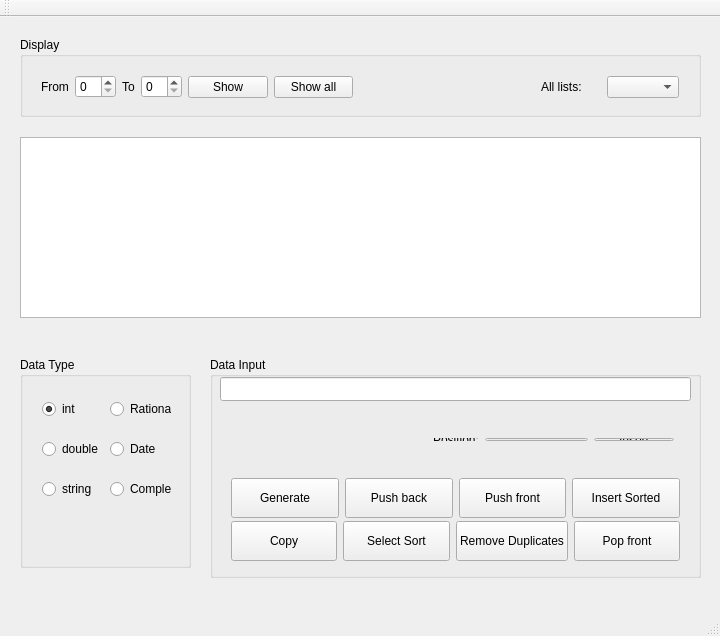
<?xml version="1.0" encoding="UTF-8"?>
<ui version="4.0">
 <class>MainWindow</class>
 <widget class="QMainWindow" name="MainWindow">
  <property name="geometry">
   <rect>
    <x>0</x>
    <y>0</y>
    <width>720</width>
    <height>636</height>
   </rect>
  </property>
  <property name="windowTitle">
   <string>MainWindow</string>
  </property>
  <widget class="QWidget" name="centralWidget">
   <widget class="QGroupBox" name="gb_datatype">
    <property name="geometry">
     <rect>
      <x>20</x>
      <y>340</y>
      <width>171</width>
      <height>211</height>
     </rect>
    </property>
    <property name="title">
     <string>Data Type</string>
    </property>
    <widget class="QWidget" name="layoutWidget">
     <property name="geometry">
      <rect>
       <x>11</x>
       <y>17</y>
       <width>151</width>
       <height>151</height>
      </rect>
     </property>
     <layout class="QGridLayout" name="gridLayout_2">
      <item row="0" column="0">
       <widget class="QRadioButton" name="rb_int">
        <property name="text">
         <string>int</string>
        </property>
        <property name="checked">
         <bool>true</bool>
        </property>
       </widget>
      </item>
      <item row="0" column="1">
       <widget class="QRadioButton" name="rb_rational">
        <property name="text">
         <string>Rational</string>
        </property>
       </widget>
      </item>
      <item row="1" column="0">
       <widget class="QRadioButton" name="rb_double">
        <property name="text">
         <string>double</string>
        </property>
       </widget>
      </item>
      <item row="1" column="1">
       <widget class="QRadioButton" name="rb_date">
        <property name="text">
         <string>Date</string>
        </property>
       </widget>
      </item>
      <item row="2" column="0">
       <widget class="QRadioButton" name="rb_string">
        <property name="text">
         <string>string</string>
        </property>
       </widget>
      </item>
      <item row="2" column="1">
       <widget class="QRadioButton" name="rb_complex">
        <property name="text">
         <string>Complex</string>
        </property>
       </widget>
      </item>
     </layout>
    </widget>
   </widget>
   <widget class="QGroupBox" name="groupBox">
    <property name="geometry">
     <rect>
      <x>210</x>
      <y>340</y>
      <width>491</width>
      <height>221</height>
     </rect>
    </property>
    <property name="title">
     <string>Data Input</string>
    </property>
    <widget class="QLineEdit" name="le_datainput">
     <property name="geometry">
      <rect>
       <x>10</x>
       <y>20</y>
       <width>471</width>
       <height>24</height>
      </rect>
     </property>
    </widget>
    <widget class="QWidget" name="layoutWidget">
     <property name="geometry">
      <rect>
       <x>10</x>
       <y>110</y>
       <width>471</width>
       <height>101</height>
      </rect>
     </property>
     <layout class="QGridLayout" name="gridLayout">
      <item row="0" column="0">
       <layout class="QHBoxLayout" name="horizontalLayout">
        <item>
         <widget class="QPushButton" name="pb_generate">
          <property name="minimumSize">
           <size>
            <width>80</width>
            <height>40</height>
           </size>
          </property>
          <property name="text">
           <string>Generate</string>
          </property>
         </widget>
        </item>
        <item>
         <widget class="QPushButton" name="pb_pushback">
          <property name="minimumSize">
           <size>
            <width>80</width>
            <height>40</height>
           </size>
          </property>
          <property name="text">
           <string>Push back</string>
          </property>
         </widget>
        </item>
        <item>
         <widget class="QPushButton" name="pb_pushfront">
          <property name="minimumSize">
           <size>
            <width>80</width>
            <height>40</height>
           </size>
          </property>
          <property name="text">
           <string>Push front</string>
          </property>
         </widget>
        </item>
        <item>
         <widget class="QPushButton" name="pb_insert">
          <property name="minimumSize">
           <size>
            <width>80</width>
            <height>40</height>
           </size>
          </property>
          <property name="text">
           <string>Insert Sorted</string>
          </property>
         </widget>
        </item>
       </layout>
      </item>
      <item row="1" column="0">
       <layout class="QHBoxLayout" name="horizontalLayout_2">
        <item>
         <widget class="QPushButton" name="pb_copy">
          <property name="minimumSize">
           <size>
            <width>80</width>
            <height>40</height>
           </size>
          </property>
          <property name="text">
           <string>Copy</string>
          </property>
         </widget>
        </item>
        <item>
         <widget class="QPushButton" name="pb_sort">
          <property name="minimumSize">
           <size>
            <width>80</width>
            <height>40</height>
           </size>
          </property>
          <property name="text">
           <string>Select Sort</string>
          </property>
         </widget>
        </item>
        <item>
         <widget class="QPushButton" name="pb_rm_dp">
          <property name="minimumSize">
           <size>
            <width>80</width>
            <height>40</height>
           </size>
          </property>
          <property name="text">
           <string>Remove Duplicates</string>
          </property>
         </widget>
        </item>
        <item>
         <widget class="QPushButton" name="pb_pop_front">
          <property name="minimumSize">
           <size>
            <width>80</width>
            <height>40</height>
           </size>
          </property>
          <property name="text">
           <string>Pop front</string>
          </property>
         </widget>
        </item>
       </layout>
      </item>
     </layout>
    </widget>
    <widget class="QWidget" name="layoutWidget">
     <property name="geometry">
      <rect>
       <x>212</x>
       <y>70</y>
       <width>263</width>
       <height>25</height>
      </rect>
     </property>
     <layout class="QHBoxLayout" name="horizontalLayout_5">
      <item>
       <widget class="QLabel" name="label_position">
        <property name="text">
         <string>Position:</string>
        </property>
       </widget>
      </item>
      <item>
       <widget class="QLineEdit" name="le_position"/>
      </item>
      <item>
       <widget class="QPushButton" name="pb_insertAtPosition">
        <property name="text">
         <string>Insert</string>
        </property>
       </widget>
      </item>
     </layout>
    </widget>
   </widget>
   <widget class="QGroupBox" name="groupBox_2">
    <property name="geometry">
     <rect>
      <x>20</x>
      <y>20</y>
      <width>681</width>
      <height>80</height>
     </rect>
    </property>
    <property name="title">
     <string>Display</string>
    </property>
    <widget class="QWidget" name="horizontalLayoutWidget_3">
     <property name="geometry">
      <rect>
       <x>10</x>
       <y>10</y>
       <width>334</width>
       <height>80</height>
      </rect>
     </property>
     <layout class="QHBoxLayout" name="horizontalLayout_3">
      <item>
       <widget class="QLabel" name="label">
        <property name="text">
         <string>From</string>
        </property>
       </widget>
      </item>
      <item>
       <widget class="QSpinBox" name="sb_from_index"/>
      </item>
      <item>
       <widget class="QLabel" name="label_2">
        <property name="text">
         <string>To</string>
        </property>
       </widget>
      </item>
      <item>
       <widget class="QSpinBox" name="sb_to_index"/>
      </item>
      <item>
       <widget class="QPushButton" name="pb_show_portion">
        <property name="text">
         <string>Show</string>
        </property>
       </widget>
      </item>
      <item>
       <widget class="QPushButton" name="pb_showall">
        <property name="text">
         <string>Show all</string>
        </property>
       </widget>
      </item>
     </layout>
    </widget>
    <widget class="QWidget" name="horizontalLayoutWidget_4">
     <property name="geometry">
      <rect>
       <x>510</x>
       <y>10</y>
       <width>160</width>
       <height>80</height>
      </rect>
     </property>
     <layout class="QHBoxLayout" name="horizontalLayout_4">
      <item>
       <widget class="QLabel" name="label_3">
        <property name="text">
         <string>All lists:</string>
        </property>
       </widget>
      </item>
      <item>
       <widget class="QComboBox" name="cb_list"/>
      </item>
     </layout>
    </widget>
   </widget>
   <widget class="QTextBrowser" name="textBrowser">
    <property name="geometry">
     <rect>
      <x>20</x>
      <y>120</y>
      <width>681</width>
      <height>181</height>
     </rect>
    </property>
   </widget>
  </widget>
  <widget class="QMenuBar" name="menuBar">
   <property name="geometry">
    <rect>
     <x>0</x>
     <y>0</y>
     <width>720</width>
     <height>21</height>
    </rect>
   </property>
  </widget>
  <widget class="QToolBar" name="mainToolBar">
   <attribute name="toolBarArea">
    <enum>TopToolBarArea</enum>
   </attribute>
   <attribute name="toolBarBreak">
    <bool>false</bool>
   </attribute>
  </widget>
  <widget class="QStatusBar" name="statusBar"/>
 </widget>
 <layoutdefault spacing="6" margin="11"/>
 <resources/>
 <connections/>
</ui>
